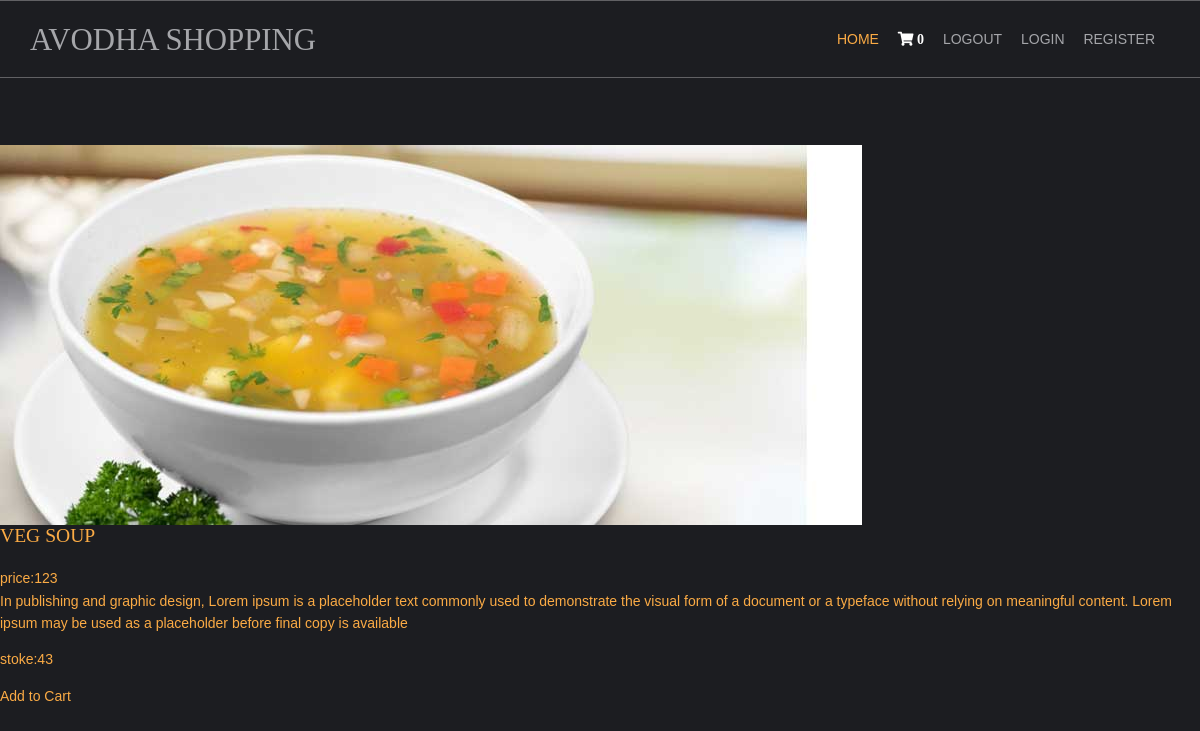
Page /vegitable-recipes/veg-soup on the committed database.
### shop/models.py (models this page shows, shortened)
class products(models.Model):
    name = models.CharField(max_length=250, unique=True)
    slug = models.SlugField(max_length=250, unique=True)
    img=models.ImageField(upload_to='product')
    desc=models.TextField()
    stoke=models.IntegerField()
    available=models.BooleanField()
    price=models.IntegerField()
    category=models.ForeignKey(categ,on_delete=models.CASCADE)

### shop/views.py (the view)
# urls.py: path('<slug:c_slug>/<slug:product_slug>',views.prodDetails,name="details"),
def prodDetails(request,c_slug,product_slug):
    try:
        prod=products.objects.get(category__slug=c_slug,slug=product_slug)
    except Exception as e:
        raise e
    return render(request,"item.html",{'pr':prod})

### cart/context_processor.py (called while the page is built)
def count(request):
    item_count=0
    if 'admin' in request.path:
        return {}
    else:
        try:
            ct=cartlist.objects.filter(cart_id=c_id(request))
            cti=items.objects.all().filter(cart=ct[:1])
            for c in cti:
                item_count+=c.quan
        except cartlist.DoesNotExist:
            item_count=0
        return dict(itc=item_count)

### cart/views.py (called while the page is built)
def c_id(request):
    ct_id=request.session.session_key
    if not ct_id:
        ct_id=request.session.create()
    return ct_id

### templates/item.html (shortened to what this page needs)
{% extends 'base.html' %}
{% load static %}
{% block content %}
<html lang="en">
<head>
    <link href="{% static 'pr/fontawesome/css/all.min.css" rel="stylesheet' %}" />
    <link href="{% static 'pr/css/templatemo-comparto.css" rel="stylesheet' %}" />
</head>
<body>
  <br><br><br>
        <section class="tm-mb-1" id="about">
            <div class="tm-row tm-about-row">
                <div class="tm-section-1-l">
                    <img src={{pr.img.url}} alt="About image" class="tm-img-responsive">
                </div>
                <article class="tm-section-1-r tm-bg-color-8">
                    <h2 class="tm-mb-2 tm-title-color">{{pr.name}}</h2>
                    <p>price:{{pr.price}}<br>{{pr.desc}}</p>
                    <p>stoke:{{pr.stoke}}</p>
                    {% if pr.stoke <= 0 %}
                    <h1 style="color:red">SORRY NO STOKE LEFT</h1>
                    {% else %}
                    <a href="{% url 'addcart' pr.id %}" class="tm-btn tm-btn-1 tm-link-to-services">Add to Cart</a>
                    {% endif %}
                </article>
            </div>
        </section>
</body>
</html>
{% endblock %}

### static/hm/layout/styles/layout.css (style rules this page uses)
*, *::before, *::after { transition:all .3s ease-in-out; }
body { color:#A5A6AA; background-color:#1C1D21; }
a { color:#FBAB45; }

### static/hm/layout/styles/framework.css (style rules this page uses)
html { overflow-y:scroll; overflow-x:hidden; }
html, body { margin:0; padding:0; font-size:14px; line-height:1.6em; }
*, *::before, *::after { box-sizing:border-box; }
a { outline:none; text-decoration:none; }
img { width:auto; max-width:100%; height:auto; margin:0; padding:0; border:none; line-height:normal; vertical-align:middle; }
body, input, textarea, select { font-family:Verdana, Geneva, sans-serif; }
h1, h2, h3, h4, h5, h6, .heading { font-family:Georgia, "Times New Roman", Times, serif; }
::placeholder { opacity:1; }
h1, h2, h3, h4, h5, h6, .heading { margin:0 0 20px 0; font-size:1.4rem; line-height:normal; font-weight:normal; text-transform:uppercase; }
address, article, aside, figcaption, figure, footer, header, main, nav, section { display:block; margin:0; padding:0; }

### rows in the picture
products: img (picture), name "VEG SOUP", price "123", desc "In publishing and graphic design, Lorem ipsum is a placeholder text commonly used to demonstrate the visual form of a document or a typeface without relying on meaningful content. Lorem ipsum may be used as a placeholder before final copy is available", stoke "43"

### other values in the picture
{{ itc }} "0"
